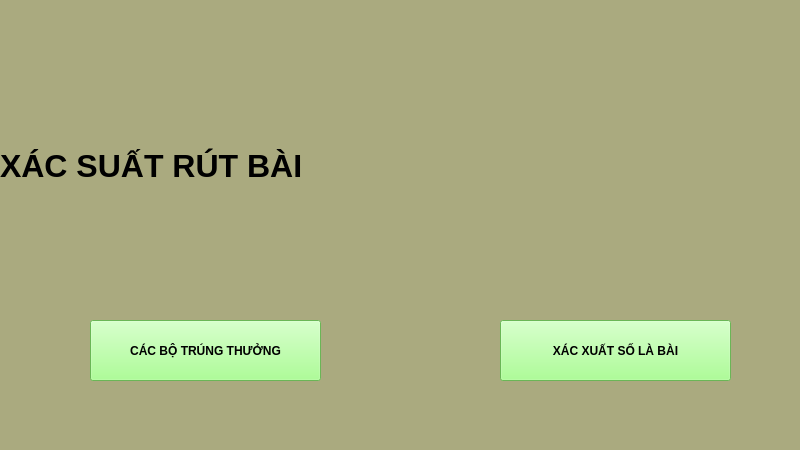
<?xml version="1.0" encoding="UTF-8"?>
<ui version="4.0">
 <class>screen1</class>
 <widget class="QMainWindow" name="screen1">
  <property name="geometry">
   <rect>
    <x>0</x>
    <y>0</y>
    <width>800</width>
    <height>450</height>
   </rect>
  </property>
  <property name="windowTitle">
   <string>MainWindow</string>
  </property>
  <property name="styleSheet">
   <string notr="true">background-color: rgb(170, 170, 127);</string>
  </property>
  <widget class="QWidget" name="centralwidget">
   <widget class="QPushButton" name="pushButton1_1">
    <property name="geometry">
     <rect>
      <x>90</x>
      <y>320</y>
      <width>231</width>
      <height>61</height>
     </rect>
    </property>
    <property name="font">
     <font>
      <weight>75</weight>
      <bold>true</bold>
     </font>
    </property>
    <property name="styleSheet">
     <string notr="true">background-color: rgb(149, 255, 120);</string>
    </property>
    <property name="text">
     <string>CÁC BỘ TRÚNG THƯỞNG</string>
    </property>
   </widget>
   <widget class="QPushButton" name="pushButton1_2">
    <property name="geometry">
     <rect>
      <x>500</x>
      <y>320</y>
      <width>231</width>
      <height>61</height>
     </rect>
    </property>
    <property name="font">
     <font>
      <weight>75</weight>
      <bold>true</bold>
     </font>
    </property>
    <property name="styleSheet">
     <string notr="true">background-color: rgb(149, 255, 120);</string>
    </property>
    <property name="text">
     <string>XÁC XUẤT SỐ LÀ BÀI</string>
    </property>
   </widget>
   <widget class="QLabel" name="label">
    <property name="geometry">
     <rect>
      <x>0</x>
      <y>90</y>
      <width>791</width>
      <height>151</height>
     </rect>
    </property>
    <property name="font">
     <font>
      <pointsize>24</pointsize>
      <weight>75</weight>
      <bold>true</bold>
     </font>
    </property>
    <property name="text">
     <string>XÁC SUẤT RÚT BÀI</string>
    </property>
   </widget>
  </widget>
  <widget class="QMenuBar" name="menubar">
   <property name="geometry">
    <rect>
     <x>0</x>
     <y>0</y>
     <width>800</width>
     <height>26</height>
    </rect>
   </property>
  </widget>
  <widget class="QStatusBar" name="statusbar"/>
 </widget>
 <resources/>
 <connections/>
</ui>
